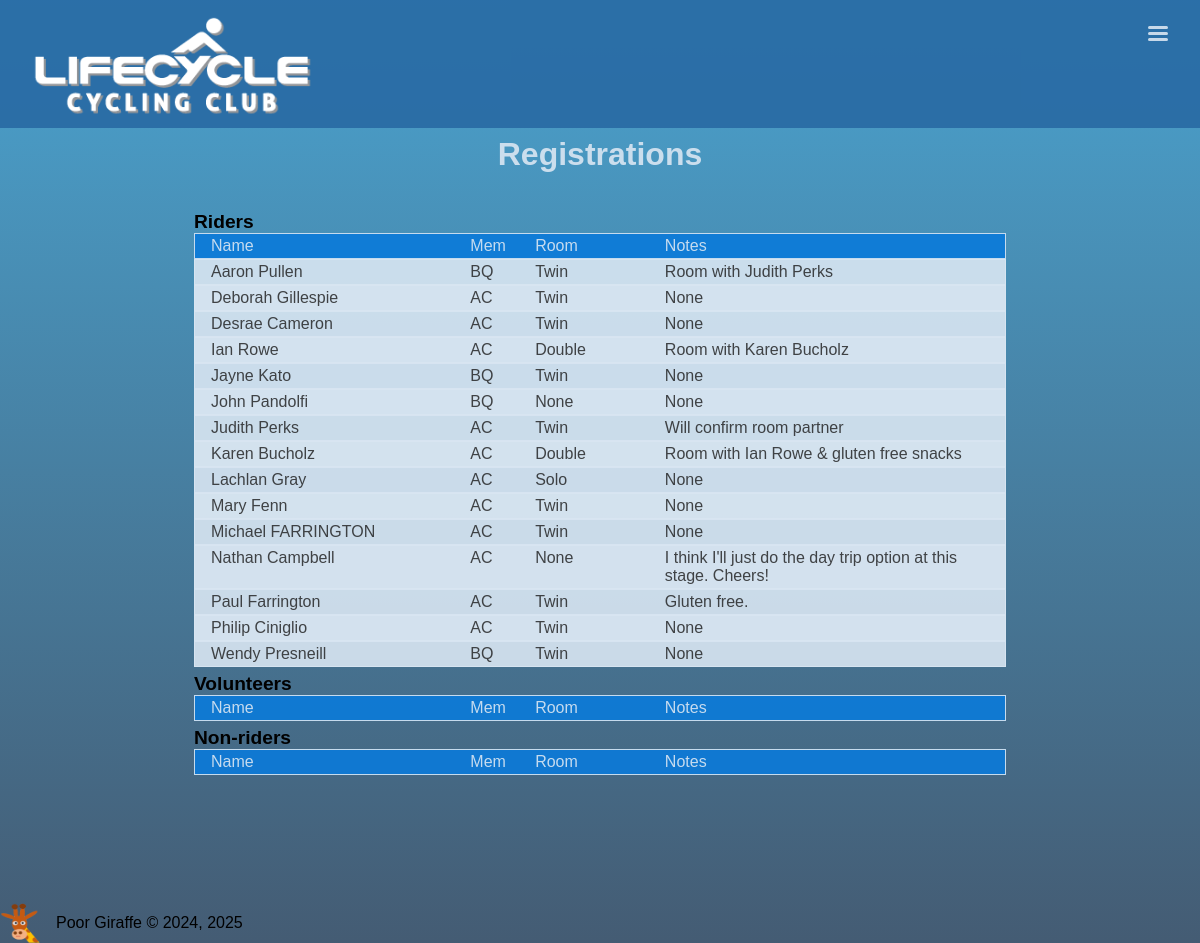
The page /registrations/ on the database as committed earlier.
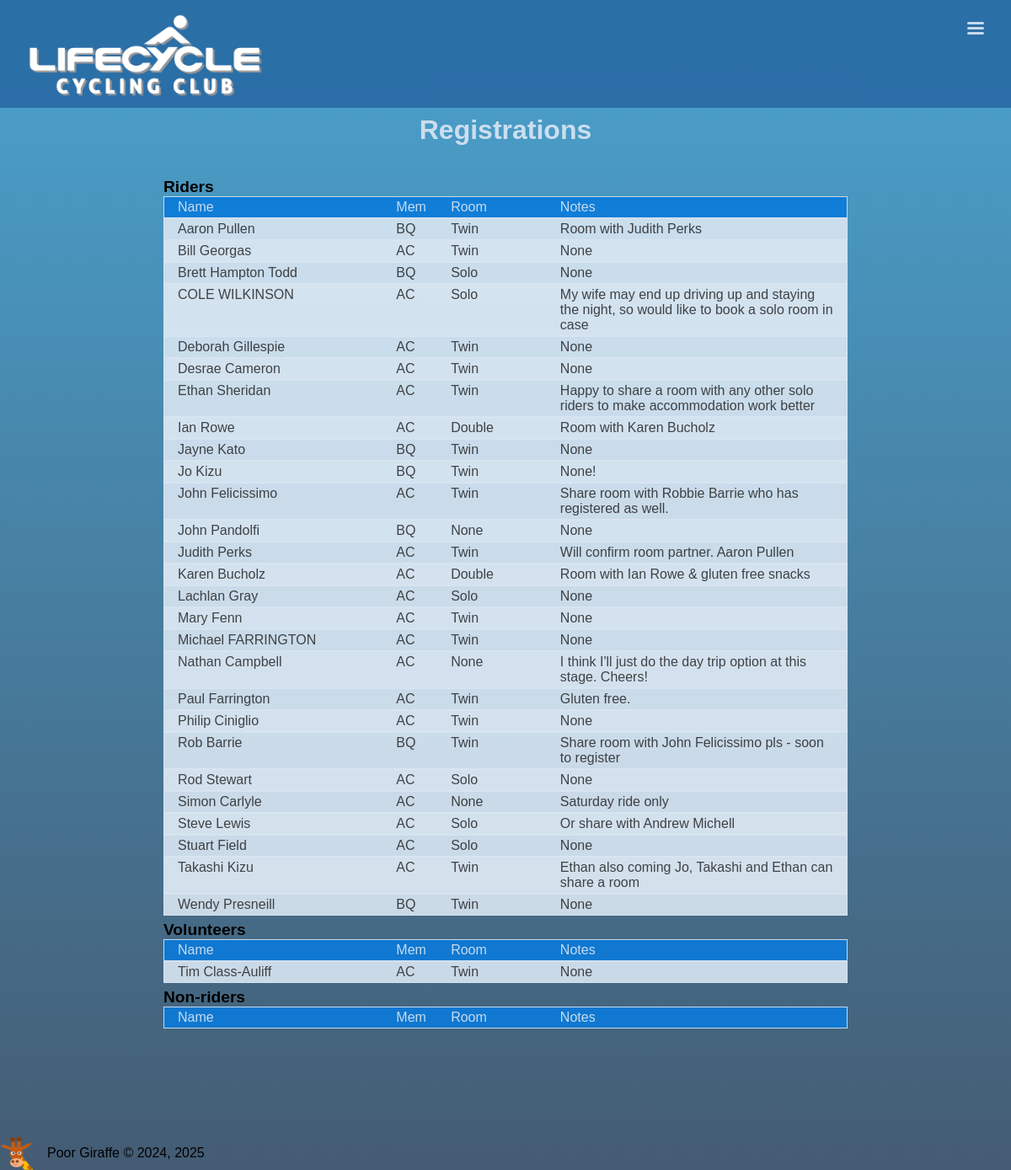
The same page on the database as committed later.
### book/models.py (models this page shows, shortened)
class Registration(models.Model):
	name = models.CharField(max_length=30)
	email = models.EmailField()
	membership = models.ForeignKey(Membership, on_delete=models.CASCADE, null=True)
	status = models.ForeignKey(Status, on_delete=models.CASCADE)
	room = models.ForeignKey(RoomType, on_delete=models.CASCADE)
	notes = models.CharField(max_length=100, blank=True, null=True)
	regdate = models.DateField(auto_now_add = True, blank=True, null=True)

class Membership(models.Model):
	membership = models.CharField(max_length=30)
	code = models.CharField(max_length=3)

class RoomType(models.Model):
	description = models.CharField(max_length=20)
	supplement = models.IntegerField()
	amount = models.DecimalField(max_digits=6, decimal_places=2, blank=True, null=True)
	includes = models.CharField(max_length=200, blank=True, null=True)
	def __str__(self):
		return self.description

### book/views.py (the view)
# urls.py: path('registrations/', registrations, name='registrations'),
def registrations(request):
	registrations = Registration.objects.all().order_by('name')
	context = {
		'registrations': registrations,
	}
	return render(request, 'registrations.html', context)

### book/template/registrations.html (shortened to what this page needs)
{% extends 'base.html' %}
{% load static %}
{% block main %}
	<main>
		<h1>Registrations</h1>
		<div class="registrations">
			<h2>Riders</h2>
			<div class="header"><p>Name</p><p>Mem</p><p>Room</p><p>Notes</p></div>
			<ul>
			{% for reg in registrations %}
				{% if reg.status.id == 1 %}
					<li><a href="{{ reg.id }}"><p>{{ reg.name }}</p><p>{{ reg.membership.code }}</p><p>{{ reg.room }}</p><p>{{ reg.notes }}</p></a></li>
				{% endif %}
			{% endfor %}
			</ul>
			<h2>Volunteers</h2>
			<div class="header"><p>Name</p><p>Mem</p><p>Room</p><p>Notes</p></div>
			<ul>
			{% for reg in registrations %}
				{% if reg.status.id == 2 %}
					<li><a href="{{ reg.id }}"><p>{{ reg.name }}</p><p>{{ reg.membership.code }}</p><p>{{ reg.room }}</p><p>{{ reg.notes }}</p></a></li>
				{% endif %}
			{% endfor %}
			</ul>
			<h2>Non-riders</h2>
			<div class="header"><p>Name</p><p>Mem</p><p>Room</p><p>Notes</p></div>
		</div>
	</main>
{% endblock %}

### book/template/base.html (shortened to what this page needs)
{% load static %}
<!DOCTYPE html>
<html>
<head>
	<link rel="stylesheet" type="text/css" href="{% static 'base_style.css' %}">
	<link rel="stylesheet" type="text/css" href="{% static 'style.css' %}">
</head>
<body>
	<header>
		<div class="nav__logo">
			<a href="{% url 'home' %}">
				<img src="{% static 'assets/images/lc-logo-white.png' %}">
			</a>
		</div>
		<div class="hamburger__toggle">
			<div class="hamburger"></div>
		</div>
	</header>
	{% block main %}
	{% endblock %}
	<footer>
		<img class='footer__logo' src="{% static 'assets/images/poor_giraffe.png' %}" alt='Poor Giraffe'>
		<p>Poor Giraffe &copy; 2024, 2025</p>
	</footer>
</body>
</html>

### book/static/base_style.css (style rules this page uses)
:root { --clr-background: linear-gradient(hsl(200, 58%, 50%, 0.9), hsl(210, 58%, 20%, 0.8)); --clr-card: hsl(200, 60%, 55%, 0.9); --clr-nav: hsl(208, 60%, 40%, 0.9); --clr-green: hsl(90, 50%, 50%); --clr-red: hsl(0, 90%, 50%); --clr-blue: hsl(208, 90%, 45%, 0.9); --clr-yellow: hsl(70, 90%, 50%, 0.9); --clr-white: hsl(208, 50%, 90%, 0.9); --clr-black: hsl(0, 0%, 10%, 0.8); --clr-shadow: hsl(200, 50%, 100%, 0.5); --clr-border: hsl(0, 0%, 100%); }
*, *::before, *::after { box-sizing: border-box; }
a { text-decoration: none; color: inherit; }
* { margin: 0; padding: 0; }
html { font-size: clamp(14px, 2vw, 16px); }
body { width: 100vw; min-height: 100vh; background: var(--clr-background); font-family: Arial, san-serif, HankenGrotesk; font-weight: 300; }
header { position: fixed; top: 0; width: 100vw; display: flex; flex-direction: row; justify-content: space-between; height: 8rem; background: var(--clr-nav); z-index: 100; }
main { width: 100vw; min-height: 60vh; margin: 8rem auto; display: flex; gap: 0rem; flex-direction: column; align-items: center; justify-content: center; }
footer { margin-top: 5rem; display: flex; justify-content: flex-start; align-items: center; gap: 1rem; }
p { max-width: 50ch; }
.footer__logo { height: 40px; aspect-ratio: 1/1; }
h1 { color: var(--clr-white); margin-top: 0.5rem; }
ul { list-style: none; }
.nav__logo img { position: absolute; margin: 1rem 0 0 2rem; max-width: 70vw; max-height: 80%; object-fit: cover; z-index: 10; }
.hamburger__toggle { padding: 2rem; cursor: pointer; }
.hamburger { position: relative; content: ''; height: 3px; width: 20px; background: var(--clr-white); border-radius: 2px; transition: all 0.2s ease; }
.hamburger::before { position: absolute; content: ''; height: 3px; width: 20px; background: var(--clr-white); border-radius: 2px; transform: translateY(-6px); transition: all 0.5s ease; }
.hamburger::after { position: absolute; content: ''; height: 3px; width: 20px; background: var(--clr-white); border-radius: 2px; transform: translateY(6px); transition: all 0.5s ease; }
@media (min-width: 660px) { body { font-size: 16px; } }
@media (min-width: 660px) { main { width: clamp(400px, 90vw, 812px); min-height: 60vh; margin: 8rem auto; display: flex; gap: 2rem; flex-direction: column; align-items: center; justify-content: center; } }

### book/static/style.css (style rules this page uses)
.registrations { position: relative; width: 100%; margin: 0 auto; display: flex; flex-direction: column; }
.registrations h2 { font-size: 1.2rem; margin-top: 6px; }
.registrations ul { list-style: none; }
.registrations .header, .registrations li a { display: grid; grid-template-columns: 4fr 1fr 2fr 5fr; border: solid 1px var(--clr-white); color: var(--clr-white); background: var(--clr-blue); padding: 3px 1rem; }
.registrations li a { border: solid 1px var(--clr-white); color: var(--clr-black); background: var(--clr-white); }
.registrations li:nth-child(even) { background: var(--clr-shadow); }

Rows that differ between the two databases and show on the page:
added Registration: name "Bill Georgas", membership.code "AC", room "Twin", notes "None", shown under "Riders"
added Registration: name "Brett Hampton Todd", membership.code "BQ", room "Solo", notes "None", shown under "Riders"
added Registration: name "COLE WILKINSON", membership.code "AC", room "Solo", notes "My wife may end up driving up and staying the night, so would like to book a solo room in case", shown under "Riders"
added Registration: name "Ethan Sheridan", membership.code "AC", room "Twin", notes "Happy to share a room with any other solo riders to make accommodation work better", shown under "Riders"
added Registration: name "Jo Kizu", membership.code "BQ", room "Twin", notes "None!", shown under "Riders"
added Registration: name "John Felicissimo", membership.code "AC", room "Twin", notes "Share room with Robbie Barrie who has registered as well.", shown under "Riders"
changed Registration "Judith Perks": notes "Will confirm room partner" → "Will confirm room partner. Aaron Pullen"
added Registration: name "Rob Barrie", membership.code "BQ", room "Twin", notes "Share room with John Felicissimo pls - soon to register", shown under "Riders"
added Registration: name "Rod Stewart", membership.code "AC", room "Solo", notes "None", shown under "Riders"
added Registration: name "Simon Carlyle", membership.code "AC", room "None", notes "Saturday ride only", shown under "Riders"
added Registration: name "Steve Lewis", membership.code "AC", room "Solo", notes "Or share with Andrew Michell", shown under "Riders"
added Registration: name "Stuart Field", membership.code "AC", room "Solo", notes "None", shown under "Riders"
added Registration: name "Takashi Kizu", membership.code "AC", room "Twin", notes "Ethan also coming Jo, Takashi and Ethan can share a room", shown under "Riders"
added Registration: name "Tim Class-Auliff", membership.code "AC", room "Twin", notes "None", shown under "Volunteers"
